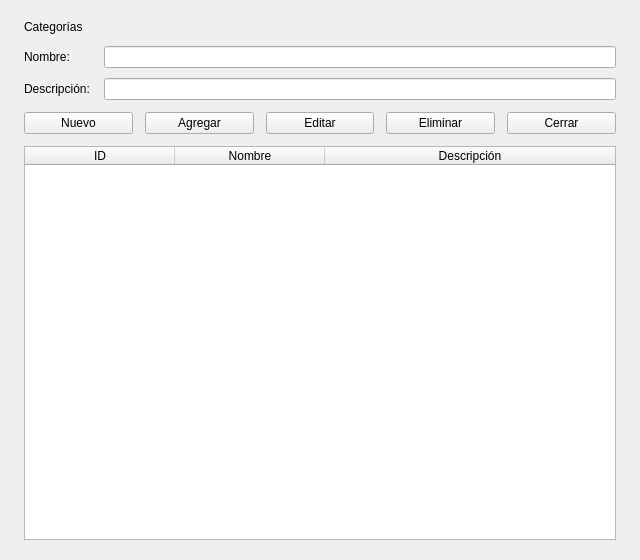
<?xml version="1.0" encoding="UTF-8"?>
<ui version="4.0"><class>VentanaCategoria</class>
<widget class="QDialog" name="VentanaCategoria">
<property name="geometry"><rect><x>0</x><y>0</y><width>640</width><height>560</height></rect></property>
<property name="windowTitle"><string>Categorías</string></property>
<layout class="QVBoxLayout" name="layoutPrincipal"><property name="spacing"><number>12</number></property><property name="leftMargin"><number>24</number></property><property name="topMargin"><number>20</number></property><property name="rightMargin"><number>24</number></property><property name="bottomMargin"><number>20</number></property><item><widget class="QLabel" name="lblEncabezado"><property name="text"><string>Categorías</string></property></widget></item>
<item><layout class="QFormLayout" name="layoutFormulario"><property name="horizontalSpacing"><number>14</number></property><property name="verticalSpacing"><number>10</number></property><item row="0" column="0"><widget class="QLabel" name="lblNombre"><property name="text"><string>Nombre:</string></property></widget></item><item row="0" column="1"><widget class="QLineEdit" name="txtNombre"><property name="maxLength"><number>100</number></property></widget></item><item row="1" column="0"><widget class="QLabel" name="lblDescripcion"><property name="text"><string>Descripción:</string></property></widget></item><item row="1" column="1"><widget class="QLineEdit" name="txtDescripcion"><property name="maxLength"><number>255</number></property></widget></item></layout></item>
<item><layout class="QHBoxLayout" name="layoutBotones"><item><widget class="QPushButton" name="btnNuevo"><property name="text"><string>Nuevo</string></property><property name="autoDefault"><bool>false</bool></property></widget></item><item><widget class="QPushButton" name="btnAgregar"><property name="text"><string>Agregar</string></property><property name="autoDefault"><bool>false</bool></property></widget></item><item><widget class="QPushButton" name="btnEditar"><property name="text"><string>Editar</string></property><property name="autoDefault"><bool>false</bool></property></widget></item><item><widget class="QPushButton" name="btnEliminar"><property name="text"><string>Eliminar</string></property><property name="autoDefault"><bool>false</bool></property></widget></item><item><widget class="QPushButton" name="btnCerrar"><property name="text"><string>Cerrar</string></property><property name="autoDefault"><bool>false</bool></property></widget></item></layout></item>
<item><widget class="QTableWidget" name="tblCategorias">
<property name="editTriggers"><set>QAbstractItemView::EditTrigger::NoEditTriggers</set></property>
<property name="selectionMode"><enum>QAbstractItemView::SelectionMode::SingleSelection</enum></property>
<property name="selectionBehavior"><enum>QAbstractItemView::SelectionBehavior::SelectRows</enum></property><property name="alternatingRowColors"><bool>true</bool></property><property name="showGrid"><bool>false</bool></property>
<attribute name="horizontalHeaderStretchLastSection"><bool>true</bool></attribute><attribute name="verticalHeaderVisible"><bool>false</bool></attribute><attribute name="horizontalHeaderDefaultSectionSize"><number>150</number></attribute>
<column><property name="text"><string>ID</string></property></column><column><property name="text"><string>Nombre</string></property></column><column><property name="text"><string>Descripción</string></property></column></widget></item>
</layout></widget><resources/><connections/></ui>
